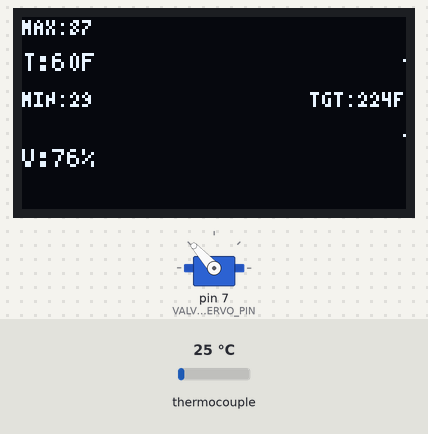
The sketch below on a simulated Arduino Uno, built with avr-gcc and run on an emulated ATmega328P. Parts: servo, 128×64 one-colour display. The inputs (shaded band) are chosen by the test bench; at power-on: thermocouple 25 °C.

Above: at 1.2 s.
1.3 s: thermocouple set to 131 °C
At 3.0 s:
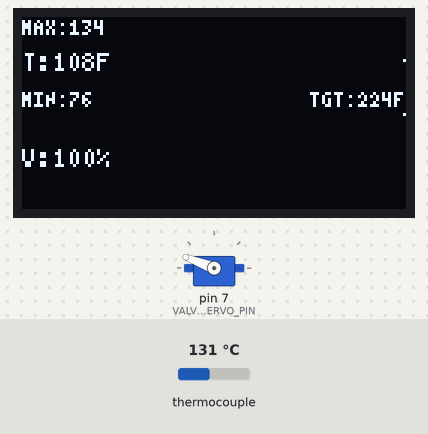
5.4 s: thermocouple set to 103 °C
At 6.9 s:
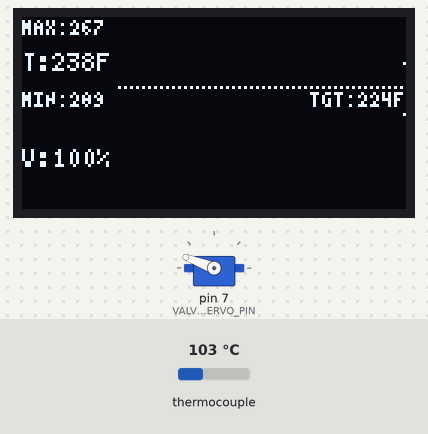
9.0 s: thermocouple set to 99 °C
At 10.5 s:
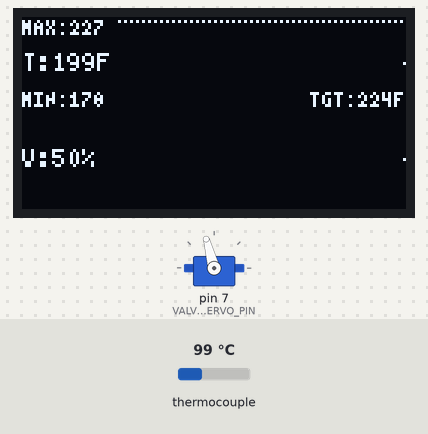
13.1 s: thermocouple set to 2 °C
At 15.9 s:
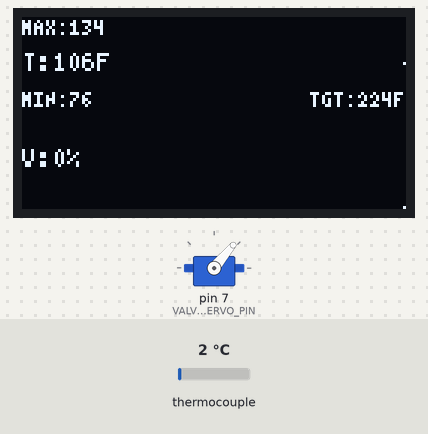
17.2 s: thermocouple set to 30 °C
At 17.2 s:
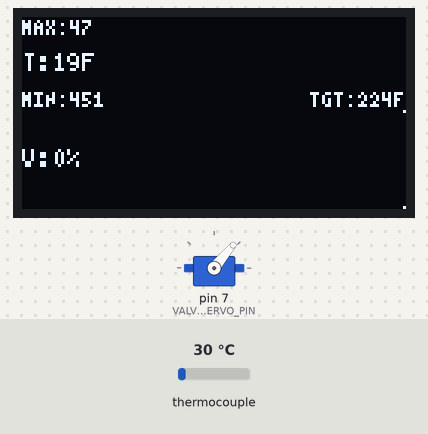
20.8 s: thermocouple set to 37 °C
At 25.4 s:
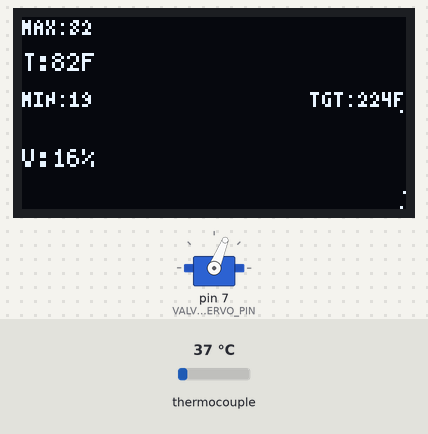
Timing chart, 0 to 25.9 s (numbered marks = the images above; inputs shaded):
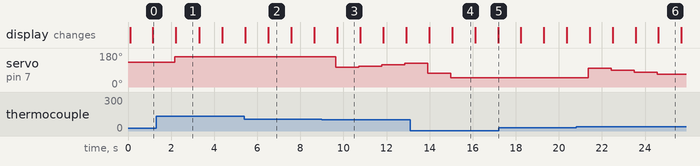

Measured:
- the behaviour switches between 100 and 99 °C on thermocouple (found by bisection; images 2 and 3)
- the behaviour switches between 34 and 35 °C on thermocouple (found by bisection; images 5 and 6)
- after the input at 5.4 s, the display: first differs from a run without the input after 1.1 s (image 2)
- after the input at 9.0 s, servo on pin 7 (VALVE_SERVO_PIN): 159° → 105° after 0.65 s, → 111° 1.1 s later, → 119° 1.1 s later, → 126° 1.1 s later; the display: changes after 0.72 s (image 3)
- after the input at 13.1 s, servo on pin 7 (VALVE_SERVO_PIN): 126° → 73° after 0.82 s, → 50° 1.1 s later; the display: first changes after 0.89 s (image 4 shows a later state)
- after the input at 17.2 s, servo on pin 7 (VALVE_SERVO_PIN): stays 50° (without the input it goes to 51° after 0.98 s)
- what the display in image 1 shows lasts 1.1 s, from 2.2 s to 3.3 s

The sketch:

ardusmoker.ino
```cpp
#include <Servo.h>

#include <SPI.h>
#include <U8g2lib.h>
#include "max6675.h"

#define GRAPH_WIDTH 128
#define GRAPH_HEIGHT 32
#define TEMP_SCALE 4
#define TEMP_SHIFT_F 17
#define TICK_MS 1000
#define AVG_TICKS 4
#define GRAPH_TICKS 16

#define DISPLAY_CS_PIN 9
#define DISPLAY_DC_PIN 6
#define DISPLAY_RES_PIN 8

#define TEMP_CLK_PIN 3
#define TEMP_CS_PIN 4
#define TEMP_DO_PIN 5

#define VALVE_SERVO_PIN 7
#define VALVE_MIN 50
#define VALVE_MAX 160

U8G2_SSD1309_128X64_NONAME0_F_4W_HW_SPI u8g2(U8G2_R0, DISPLAY_CS_PIN, DISPLAY_DC_PIN, DISPLAY_RES_PIN);
MAX6675 thermocouple(TEMP_CLK_PIN, TEMP_CS_PIN, TEMP_DO_PIN);
Servo valve;

int16_t s_temp_f(int16_t s_temp) {
  return (s_temp * 9 + (5 * TEMP_SCALE / 2)) / (5 * TEMP_SCALE) + 32 - TEMP_SHIFT_F;
}

int16_t temp_f(int16_t temp) {
  return s_temp_f(temp * TEMP_SCALE);
}

int16_t s_temp_from_f(int16_t temp_f) {
  return ((temp_f - 32 + TEMP_SHIFT_F) * 5 * TEMP_SCALE + 4) / 9;
}

uint8_t temp_graph[GRAPH_WIDTH];
uint8_t valve_graph[GRAPH_WIDTH];
bool graph_full = false;

int16_t temp_avg_buf[AVG_TICKS];

uint8_t current_graph_idx = 0;
uint8_t current_avg_idx = 0;
uint8_t graph_tick_cnt = 0;

int32_t temp_avg_sum = 0;
uint16_t valve_position = 65535;
int32_t current_err = 0;

uint16_t target_temp =
  s_temp_from_f(225); // PROD
  //s_temp_from_f(76);  // TEST

int32_t P_term = 8;
int32_t D_term = 4096;

char strbuf[15];


void setup() {
  //Serial.begin(57600);

  valve.attach(VALVE_SERVO_PIN);
  u8g2.begin();
  //u8g2.setFont(u8g2_font_5x7_mf);
  //u8g2.setDrawColor(2);
  int16_t temp = (int16_t)(thermocouple.readCelsius() * TEMP_SCALE);
  for (uint8_t i = 0; i < AVG_TICKS; i++) {
    temp_avg_buf[i] = temp;
  }
}

void loop() {
  read_temp();
  adjust_valve();

  u8g2.clearBuffer();
  //u8g2.drawHLine(0, 32, 128);
  u8g2.setFont(u8g2_font_5x7_mf);
  sprintf(strbuf, "T:%uF\0", s_temp_f(temp_avg_sum / AVG_TICKS));
  u8g2.drawStr(0, 18, strbuf);
  //Serial.println(strbuf);
  sprintf(strbuf, "V:%u%%\0", (valve_position / 256) * 101 / 256);
  u8g2.drawStr(0, 50, strbuf);
  draw_graphs();
  u8g2.sendBuffer();

  if (graph_tick_cnt >= GRAPH_TICKS) {
    current_graph_idx += 1;
    if (current_graph_idx >= GRAPH_WIDTH) {
      current_graph_idx = 0;
      graph_full = true;
    }
    graph_tick_cnt = 0;
  } else graph_tick_cnt += 1;

  delay(TICK_MS);
}

void draw_graphs() {
  uint8_t t_max = 0;
  uint8_t t_min = 255;
  for (uint8_t i = 0; i < (graph_full ? GRAPH_WIDTH : current_graph_idx + 1); i++) {
    if (temp_graph[i] < t_min) t_min = temp_graph[i];
    if (temp_graph[i] > t_max) t_max = temp_graph[i];
  }
  if (t_max - t_min < GRAPH_HEIGHT) {
    uint8_t mid = (t_max/2) + (t_min/2);
    t_max = mid + (GRAPH_HEIGHT/2);
    t_min = mid - (GRAPH_HEIGHT/2);
  }
  uint16_t scale = (t_max - t_min);
  uint8_t tgt = (uint8_t)(target_temp / TEMP_SCALE);

  u8g2.setFont(u8g2_font_4x6_mf);
  sprintf(strbuf, "MAX:%u\0", temp_f((int16_t)t_max));
  u8g2.drawStr(0, 6, strbuf);
  sprintf(strbuf, "MIN:%u\0", temp_f((int16_t)t_min));
  u8g2.drawStr(0, 30, strbuf);
  sprintf(strbuf, "TGT:%uF\0", temp_f((int16_t)tgt));
  u8g2.drawStr(96, 30, strbuf);


  if (tgt >= t_min && tgt <= t_max) {
    uint8_t display_value = (uint8_t)((uint16_t)(tgt - t_min) * GRAPH_HEIGHT / scale);
    draw_dotted_hline(32, GRAPH_HEIGHT - display_value - 1);
  }

  for (uint8_t i = 0; i < (graph_full ? GRAPH_WIDTH : (current_graph_idx + 1)); i++) {
    uint8_t graph_x = (i > current_graph_idx) ? (i - current_graph_idx) : (GRAPH_WIDTH - 1 + i - current_graph_idx);
    //graph_x = GRAPH_WIDTH - graph_x - 1;
    //if (graph_index >= GRAPH_WIDTH) graph_index -= GRAPH_WIDTH;
    uint8_t display_value = (uint8_t)((uint16_t)(temp_graph[i] - t_min) * GRAPH_HEIGHT / scale);
    u8g2.drawPixel(graph_x, GRAPH_HEIGHT - display_value - 1);
    display_value = valve_graph[i] / (256 / GRAPH_HEIGHT);
    u8g2.drawPixel(graph_x, (2 * GRAPH_HEIGHT) - display_value - 1);
  }

}

void read_temp() {
  temp_avg_buf[current_avg_idx] = (int16_t)(thermocouple.readCelsius() * TEMP_SCALE);
  current_avg_idx += 1;
  if (current_avg_idx >= AVG_TICKS) current_avg_idx = 0;
  temp_avg_sum = 0;
  for (uint8_t i = 0; i < AVG_TICKS; i++) temp_avg_sum += temp_avg_buf[i];
  temp_graph[current_graph_idx] = (uint8_t)(temp_avg_sum / (AVG_TICKS * TEMP_SCALE));
}


void adjust_valve() {
  int32_t error = target_temp * AVG_TICKS - temp_avg_sum;
  int16_t valve_adj = (int16_t)((P_term * error + D_term * (error - current_err))/(AVG_TICKS * TEMP_SCALE));
  current_err = error;
  if (valve_adj < 0 && valve_position < -valve_adj) valve_position = 0;
  else if (valve_adj > 0 && 65535-valve_position < valve_adj) valve_position = 65535;
  else valve_position += valve_adj;
  valve.write((valve_position  / 256) * (VALVE_MAX - VALVE_MIN) / 256 + VALVE_MIN);
  valve_graph[current_graph_idx] = (uint8_t)(valve_position / 256);
}

void draw_dotted_hline(uint8_t start, uint8_t y) {
  for (uint8_t i = start; i < 128; i+=2) u8g2.drawPixel(i, y);
}
```
